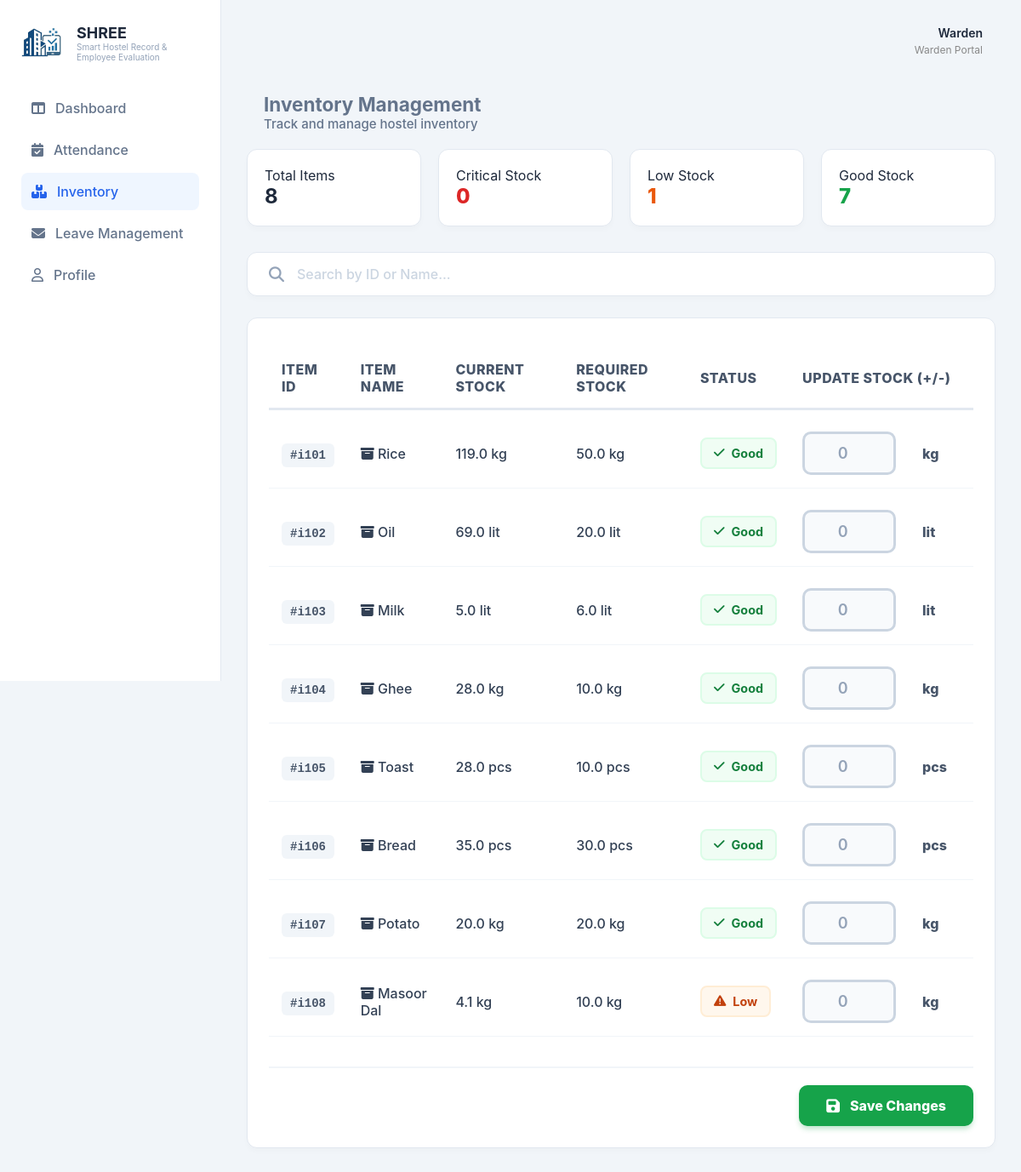
The page /accounts/warden/inventory/ (signed in) on the database as committed earlier.
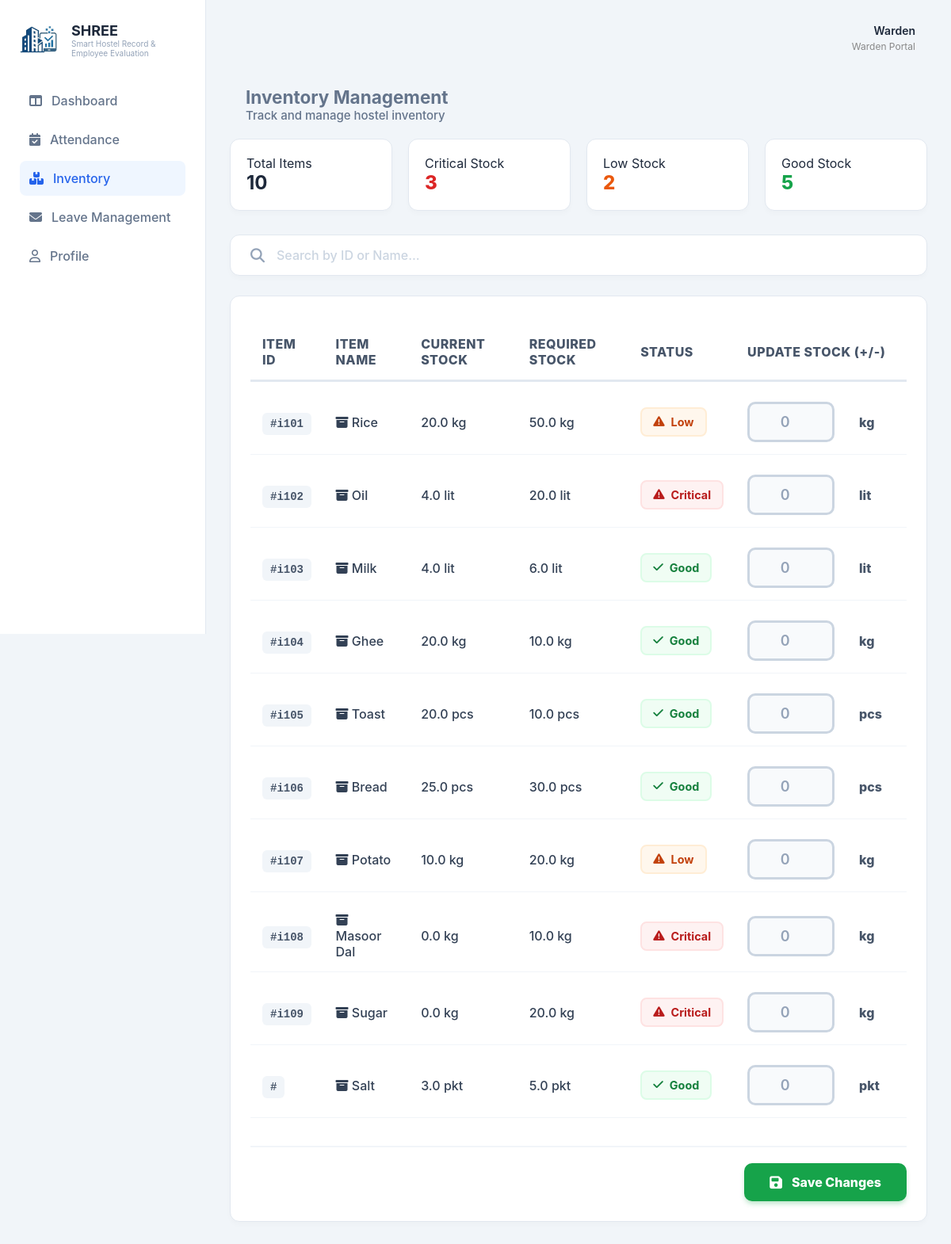
The same page on the database as committed later.
### accounts/models.py (models this page shows, shortened)
class Inventory(models.Model):
    item_id = models.CharField(max_length=20, unique=True)
    item_name = models.CharField(max_length=100)
    current_stock = models.FloatField(default=0.0)
    required_stock = models.FloatField(default=0.0)
    unit = models.CharField(max_length=10, default='kg')
    is_delivered = models.BooleanField(default=False)
    @property
    def get_status(self):
        if self.current_stock <= (self.required_stock * 0.2):
            return "Critical"
        elif self.current_stock <= (self.required_stock * 0.5):
            return "Low"
        else:
            return "Good"

### accounts/views.py (the view)
# urls.py: path('warden/inventory/', views.inventory_view, name='inventory'),
@login_required
def inventory_view(request):
    try:
        warden = Warden.objects.get(user=request.user)
    except Warden.DoesNotExist:
        warden = None
    all_inventory = Inventory.objects.all()
    total_items = all_inventory.count()
    critical_count = all_inventory.filter(current_stock__lte=F('required_stock') * 0.2).count()
    low_count = all_inventory.filter(
        current_stock__lte=F('required_stock') * 0.5,
        current_stock__gt=F('required_stock') * 0.2
    ).count()
    good_count = total_items - critical_count - low_count
    search_query = request.GET.get('search', '')
    if search_query:
        items = all_inventory.filter(
            models.Q(item_name__icontains=search_query) |
            models.Q(item_id__icontains=search_query)
        )
    else:
        items = all_inventory
    context = {
        'items': items,
        'warden': warden,
        'total_items': total_items,
        'critical_count': critical_count,
        'low_count': low_count,
        'good_count': good_count,
        'search_query': search_query
    }
    return render(request, 'Shree1/warden_inventory.html', context)

### templates/Shree1/warden_inventory.html (shortened to what the changed rows need)
{% load static %}
<!DOCTYPE html>
<html lang="en">
  <head>
    <link rel="stylesheet" href="{% static 'Shree1/css/dashboardWarden.css' %}" />
    <link rel="stylesheet" href="{% static 'Shree1/css/warden_inventory.css' %}" />
    <link rel="stylesheet" href="https://cdnjs.cloudflare.com/ajax/libs/font-awesome/6.4.0/css/all.min.css">
    <link rel="stylesheet" href="https://cdnjs.cloudflare.com/ajax/libs/font-awesome/6.4.0/css/all.min.css" />
  </head>
  <body>
    <div class="container">
      <aside class="sidebar">
        <div class="logo-section">
          <div>
            <h2 class="logo-name">SHREE</h2>
          </div>
        </div>
      </aside>
      <main class="main-content">
        <section class="inventory-header">
          <div>
            <h1>Inventory Management</h1>
          </div>
        </section>
        <div class="inventory-stats">
          <div class="stat-box"><span>Total Items</span><h2>{{ total_items|default:"0" }}</h2></div>
          <div class="stat-box critical"><span>Critical Stock</span><h2 class="red-text">{{ critical_count|default:"0" }}</h2></div>
          <div class="stat-box low"><span>Low Stock</span><h2 class="orange-text">{{ low_count|default:"0" }}</h2></div>
          <div class="stat-box good"><span>Good Stock</span><h2 class="green-text">{{ good_count|default:"0" }}</h2></div>
        </div>
        <form method="POST" action="{% url 'update_inventory_stock' %}">
          <div class="inventory-card">
            <table class="inventory-table">
              <thead>
                <tr>
                  <th>Item ID</th>
                  <th>Item Name</th>
                  <th>Current Stock</th>
                  <th>Required Stock</th>
                  <th>Status</th>
                  <th>Update Stock (+/-)</th>
                </tr>
              </thead>
              <tbody>
                {% for item in items %}
                <tr>
                  <td><span class="id-text">#{{ item.item_id }}</span></td>
                  <td>
                    <i class="fa-solid fa-box-archive"></i> {{ item.item_name }}
                  </td>
                  <td class="stock-val {% if item.get_status == 'Critical' %}red-text{% elif item.get_status == 'Low' %}orange-text{% endif %}">
                    {{ item.current_stock }} {{ item.unit }}
                  </td>
                  <td>{{ item.required_stock }} {{ item.unit }}</td>
                  <td>
                    <span class="status-tag {{ item.get_status|lower }}">
                      <i class="fa-solid {% if item.get_status == 'Good' %}fa-check{% else %}fa-triangle-exclamation{% endif %}"></i>
                      {{ item.get_status }}
                    </span>
                  </td>
                  <td>
                    <div class="action-group">
                      <input type="number" name="qty_{{ item.item_id }}" class="qty-input" placeholder="0" step="0.1" />
                      <span class="unit-select" style="border: none; background: transparent; font-weight: 800;">{{ item.unit }}</span>
                    </div>
                  </td>
                </tr>
                {% empty %}
                <tr><td colspan="6" style="text-align: center; padding: 40px; color: #64748b">No items found in database.</td></tr>
                {% endfor %}
              </tbody>
            </table>
          </div>
        </form>
      </main>
    </div>
  </body>
</html>

Rows that differ between the two databases and show on the page:
changed Inventory "Rice": current_stock "119.0" → "20.0"; get_status "Good" → "Low"
changed Inventory "Oil": current_stock "69.0" → "4.0"; get_status "Good" → "Critical"
changed Inventory "Milk": current_stock "5.0" → "4.0"
changed Inventory "Ghee": current_stock "28.0" → "20.0"
changed Inventory "Toast": current_stock "28.0" → "20.0"
changed Inventory "Bread": current_stock "35.0" → "25.0"
changed Inventory "Potato": current_stock "20.0" → "10.0"; get_status "Good" → "Low"
changed Inventory "Masoor Dal": current_stock "4.1" → "0.0"; get_status "Low" → "Critical"
added Inventory: item_id "i109", item_name "Sugar", current_stock "0.0", unit "kg", required_stock "20.0", get_status "Critical"
added Inventory: item_name "Salt", current_stock "3.0", unit "pkt", required_stock "5.0", get_status "Good"
Other text that changed with them:
{{ total_items|default:"0" }}: "8" → "10"
{{ critical_count|default:"0" }}: "0" → "3"
{{ low_count|default:"0" }}: "1" → "2"
{{ good_count|default:"0" }}: "7" → "5"
